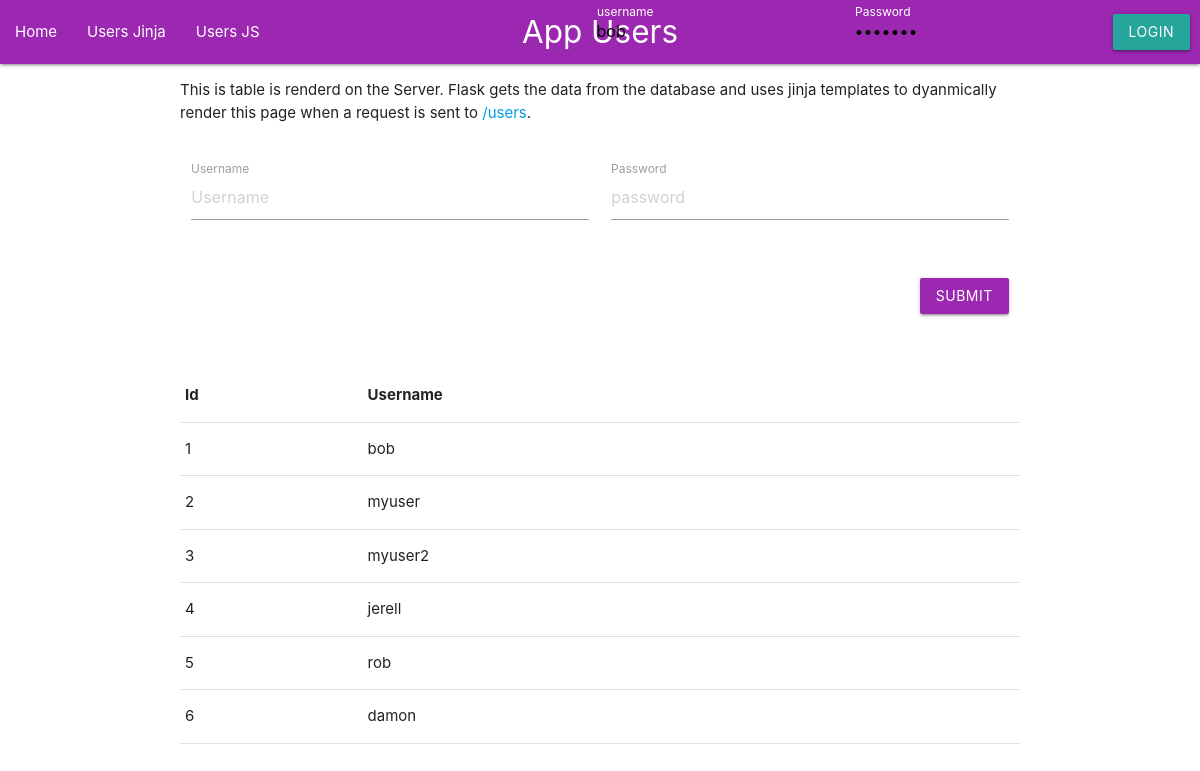
/users, run on an earlier commit of the app's database.
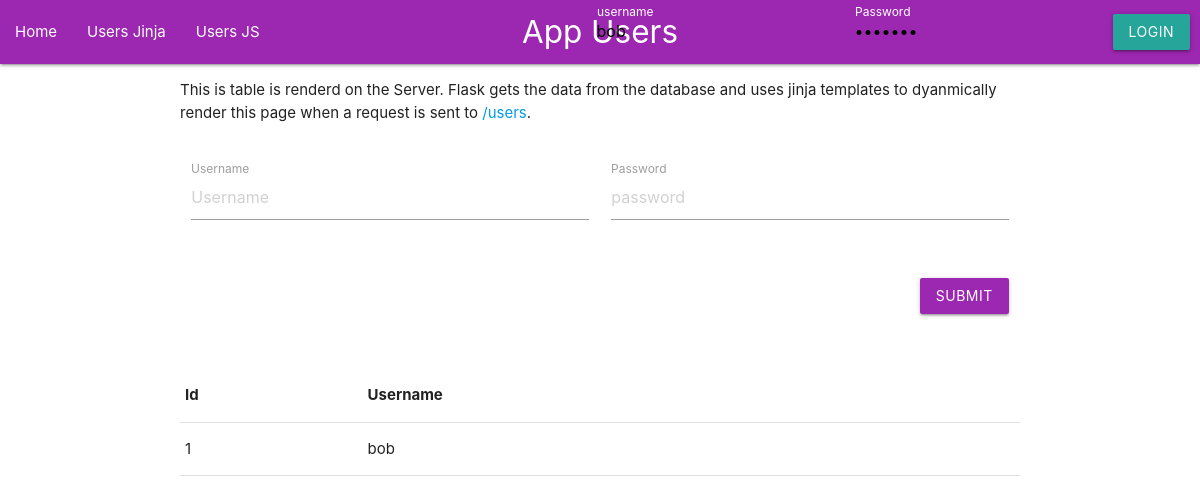
And on a later commit of the database.
### App/models/user.py (models this page shows, shortened)
class User(db.Model):
    id = db.Column(db.Integer, primary_key=True)
    username =  db.Column(db.String(20), nullable=False, unique=True)
    password = db.Column(db.String(120), nullable=False)

### App/views/user.py (the view)
@user_views.route('/users', methods=['GET'])
def get_user_page():
    users = get_all_users()
    return render_template('users.html', users=users)

### App/controllers/auth.py (called while the page is built)
def add_auth_context(app):
  @app.context_processor
  def inject_user():
      try:
          verify_jwt_in_request()
          user_id = get_jwt_identity()
          current_user = User.query.get(user_id)
          is_authenticated = True
      except Exception as e:
          print(e)
          is_authenticated = False
          current_user = None
      return dict(is_authenticated=is_authenticated, current_user=current_user)

### App/controllers/user.py (called while the page is built)
def get_all_users():
    return User.query.all()

### App/templates/users.html (shortened to what this page needs)
{% extends "layout.html" %}
{% block page %}App Users{% endblock %}
{% block content %}
    <div class="row">
        <p>
            This is table is renderd on the Server. Flask gets the data from the database and uses jinja templates to dyanmically render this page when a request is sent to <a href="/users">/users</a>.
        </p>
    </div>
    <div class="row">
      <form class="col s12" method="POST" action="/users">
        <div class="row">
          <div class="input-field col s6">
            <input placeholder="Username" name="username" type="text" class="validate">
            <label for="username">Username</label>
          </div>
          <div class="input-field col s6">
            <input placeholder="password" name="password" type="password" class="validate">
            <label for="password">Password</label>
          </div>
        </div>
        <div class="row">
          <div class="input-field col s12">
            <button class="btn waves-effect waves-light right purple" type="submit" name="action">Submit</button>
          </div>
        </div>
      </form>
    </div>
    <div class="row">
      <table>
        <thead>
          <tr>
            <th>Id</th><th>Username</th>
          </tr>
        </thead>
        <tbody>
          {% for user in users %}
            <tr>
                <td>{{user.id}}</td>
                <td>{{user.username}}</td>
            </tr>
          {% endfor %}
      </table>
    </div>
{% endblock %}

### App/templates/layout.html (shortened to what this page needs)
<!doctype html>
<html>
  <head>
    <link rel="stylesheet" href="{{ url_for('static', filename='style.css') }}">
    <link rel="stylesheet" href="https://cdnjs.cloudflare.com/ajax/libs/materialize/1.0.0/css/materialize.min.css">
  </head>
  <body>
      <nav class="purple">
          <div class="nav-wrapper">
              <a href="#!" class="brand-logo center">{% block page %}{% endblock %}</a>
              <ul id="nav-mobile" class="left">
                  <li><a href="/">Home</a></li>
                  <li><a href="/users">Users Jinja</a></li>
                  <li><a href="/static/users">Users JS</a></li>
              </ul>
              {% if is_authenticated %}
              <ul id="nav-mobile" class="right">
                <li><a href="/logout">Logout</a></li>
              </ul>
              {% else %}
              <form class="right navbar-form" method="POST" action="/login" style="display: flex; flex-wrap: nowrap; align-items: center; margin-right: 10px;">
                  <div class="input-field" style="margin-right: 10px;">
                      <input placeholder="username" value="bob" name="username" type="text" class="validate" required>
                      <label for="username">username</label>
                  </div>
                  <div class="input-field" style="margin-right: 10px;">
                      <input placeholder="password"value="bobpass" name="password" type="password" class="validate" required>
                      <label for="password">Password</label>
                  </div>
                  <button type="submit" class="btn waves-effect waves-light">Login</button>
              </form>
              {% endif %}
          </div>
      </nav>
    <div class="container" id="content">{% block content %}{% endblock %}</div>
  </body>
</html>

### App/static/style.css (style rules this page uses)
html { padding: 0; }

### App/templates/layout.html (style rules this page uses)
.navbar-form label { color: white !important; }

What changed in the data, as far as the page shows it:
removed User: id "2", username "myuser"
removed User: id "3", username "myuser2"
removed User: id "4", username "jerell"
removed User: id "5", username "rob"
removed User: id "6", username "damon"
